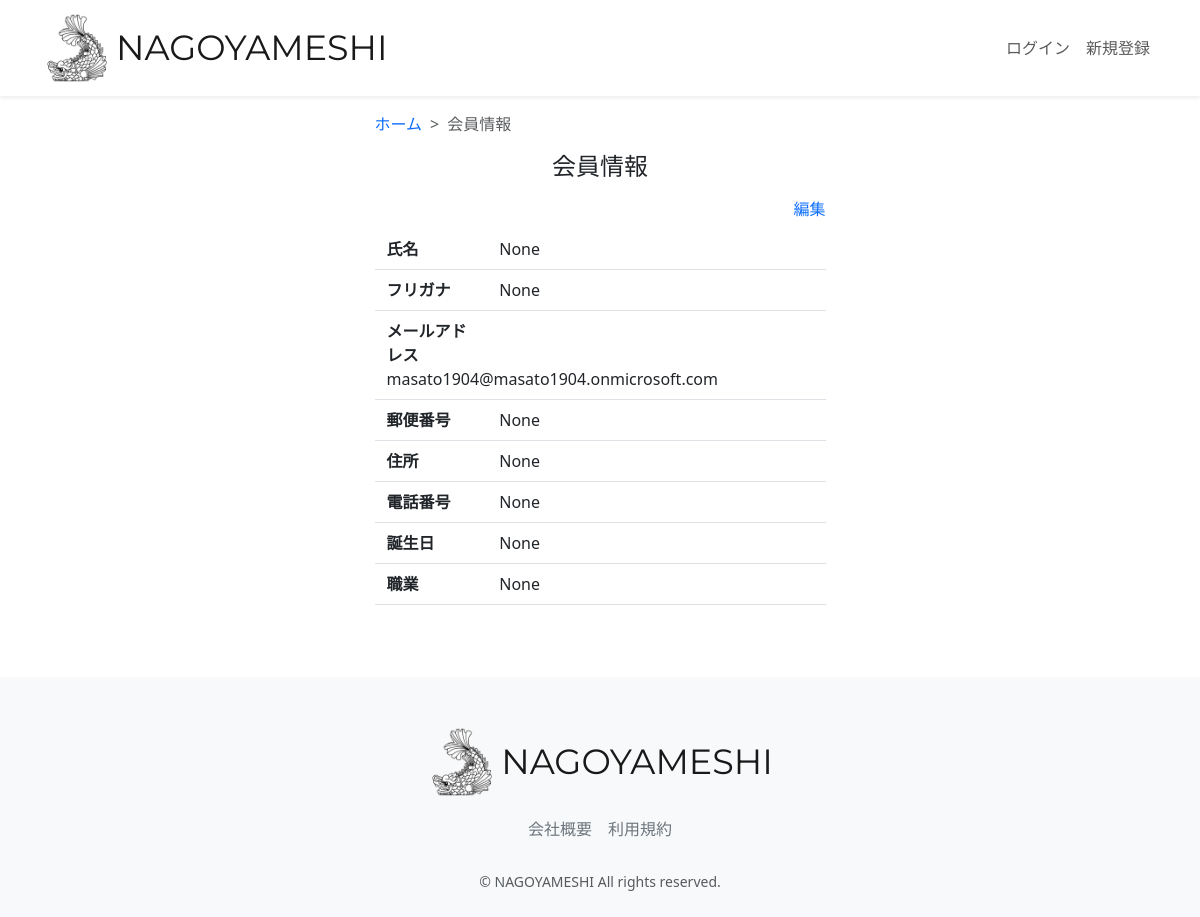
Before: /accounts/user-detail/1/ with the older database file.
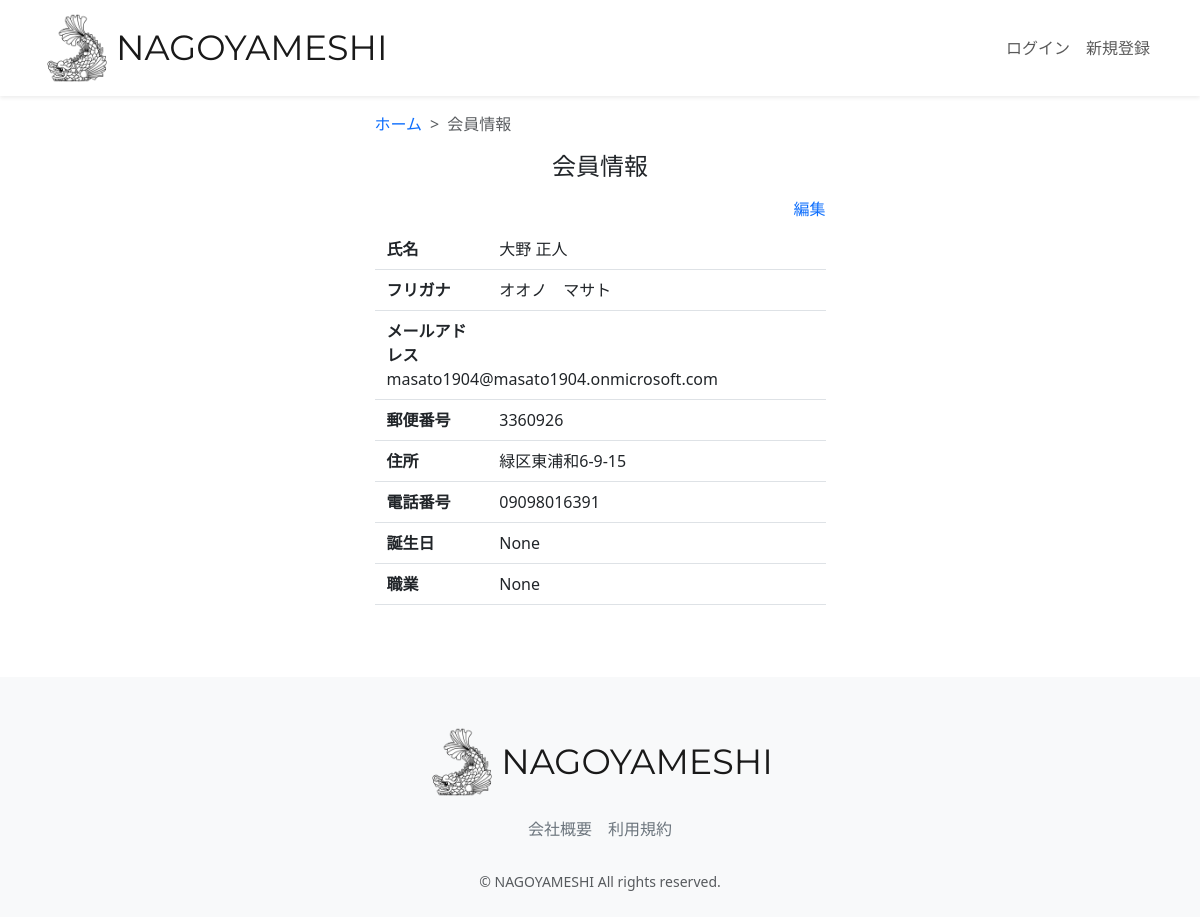
After: the same page with the newer database file.
### accounts/models.py (models this page shows, shortened)
class CustomUser(AbstractUser):
    user_name = models.CharField(
        max_length=128, null=True, blank=True, verbose_name="ユーザー名前"
    )
    hurigana = models.CharField(
        max_length=128, null=True, blank=True, verbose_name="フリガナ"
    )
    zip_code = models.CharField(
        max_length=16, null=True, blank=True, verbose_name="郵便番号"
    )
    address = models.CharField(
        max_length=255, null=True, blank=True, verbose_name="住所"
    )
    phone_number = models.CharField(
        max_length=20, null=True, blank=True, verbose_name="電話番号"
    )
    birthday = models.CharField(
        max_length=20, null=True, blank=True, verbose_name="誕生日"
    )
    job = models.CharField(max_length=255, null=True, blank=True, verbose_name="職業")
    subscription = models.BooleanField(default=False, verbose_name="有料会員")
    class Meta:
        verbose_name = '会員一覧'
        verbose_name_plural = "会員一覧"

### accounts/views.py (the view)
# urls.py: path("user-detail/<int:pk>/", views.UserDetailView.as_view(), name="user_detail"),
class UserDetailView(generic.DetailView):
    model = models.CustomUser
    template_name = "user/user_detail.html"

### accounts/templates/user/user_detail.html (shortened to what this page needs)
{% extends "layout/base.html" %}
{% load static %}
{% block content %}
<main>
  <div class="container nagoyameshi-container pb-5">
    <div class="row justify-content-center">
      <div class="col-xl-5 col-lg-6 col-md-8">
        <nav class="my-3" style="--bs-breadcrumb-divider: '>';"aria-label="breadcrumb">
          <ol class="breadcrumb mb-0">
            <li class="breadcrumb-item"><a href="{% url 'top_page' %}">ホーム</a></li>
            <li class="breadcrumb-item active" aria-current="page">会員情報</li>
          </ol>
        </nav>
        <h1 class="mb-3 text-center">会員情報</h1>
        <div class="d-flex justify-content-end align-items-end mb-3">
          <div><a href="{% url 'user_update' object.id %}">編集</a>
          </div>
        </div>
        <div class="container mb-4">
          <div class="row pb-2 mb-2 border-bottom">
            <div class="col-3">
              <span class="fw-bold">氏名</span>
            </div>
            <div class="col">
              <span>{{ object.user_name }}</span>
            </div>
          </div>
          <div class="row pb-2 mb-2 border-bottom">
            <div class="col-3">
              <span class="fw-bold">フリガナ</span>
            </div>
            <div class="col">
              <span>{{ object.hurigana }}</span>
            </div>
          </div>
          <div class="row pb-2 mb-2 border-bottom">
            <div class="col-3">
              <span class="fw-bold">メールアドレス</span>
            </div>
            <div class="col">
              <span>{{ object.email }}</span>
            </div>
          </div>
          <div class="row pb-2 mb-2 border-bottom">
            <div class="col-3">
              <span class="fw-bold">郵便番号</span>
            </div>
            <div class="col">
              <span>{{ object.zip_code }}</span>
            </div>
          </div>
          <div class="row pb-2 mb-2 border-bottom">
            <div class="col-3">
              <span class="fw-bold">住所</span>
            </div>
            <div class="col">
              <span>{{ object.address }}</span>
            </div>
          </div>
          <div class="row pb-2 mb-2 border-bottom">
            <div class="col-3">
              <span class="fw-bold">電話番号</span>
            </div>
            <div class="col">
              <span>{{ object.phone_number }}</span>
            </div>
          </div>
          <div class="row pb-2 mb-2 border-bottom">
            <div class="col-3">
              <span class="fw-bold">誕生日</span>
            </div>
            <div class="col">
              <span> {{ object.birthday }} </span>
            </div>
          </div>
          <div class="row pb-2 mb-2 border-bottom">
            <div class="col-3">
              <span class="fw-bold">職業</span>
            </div>
            <div class="col">
              <span>{{ object.job }} </span>
            </div>
          </div>
        </div>
      </div>
    </div>
  </div>
</main>
{% endblock %}

### restaurant/templates/layout/base.html (shortened to what this page needs)
{% load static %}
<!DOCTYPE html>
<html lang="ja">
  <head>
    <link href="https://cdn.jsdelivr.net/npm/bootstrap@5.3.3/dist/css/bootstrap.min.css" rel="stylesheet">
    <link href="{% static 'css/nagoyameshi.css' %}" rel="stylesheet">
  </head>
  <body>
    <div id="app" class="wrapper">
      <nav class="navbar navbar-expand-md navbar-light bg-white shadow-sm">
        <div class="container nagoyameshi-container">
          <a class="navbar-brand app-name" href="{% url 'top_page' %}">
            <div class="d-flex align-items-center">
              <img class="nagoyameshi-logo me-1" src="{% static 'images/logo/logo.png' %}" alt="nagoyameshi">
              NAGOYAMESHI
            </div>
          </a>
          <div class="collapse navbar-collapse" id="navbarSupportedContent">
            <ul class="navbar-nav ms-auto">
              {% if user.is_subscribed %}
              <li class="nav-item dropdown">
                <a id="navbarDropdown" class="nav-link dropdown-toggle" href="#" role="button" data-bs-toggle="dropdown" aria-haspopup="true" aria-expanded="false" v-pre>
                  {{ user.user_name }}
                </a>
                <div class="dropdown-menu dropdown-menu-end" aria-labelledby="navbarDropdown">
                  <a class="dropdown-item" href="{% url 'user_detail' user.id %}">会員情報</a>
                  <a class="dropdown-item" href="{% url 'reservation_list' %}">予約一覧</a>
                  <a class="dropdown-item" href="{% url 'favorite_list' %}">お気に入り一覧</a>
                  <a class="dropdown-item" href="{% url 'subscription_payment' %}">お支払い方法</a>
                  <a class="dropdown-item" href="{% url 'subscription_cancel' %}">有料プラン解約</a>
                  <a class="dropdown-item" href="{% url 'management_user' %}">テスト管理画面</a>
                  <div class="dropdown-divider">
                  </div>
                  <a class="dropdown-item" href="{% url 'account_logout' %}">ログアウト</a>
                </div>
              </li>
              {% else %}{% if user.is_authenticated %}
              <li class="nav-item dropdown">
                <a id="navbarDropdown" class="nav-link dropdown-toggle" href="#" role="button" data-bs-toggle="dropdown" aria-haspopup="true" aria-expanded="false" v-pre>
                  {{ user.user_name }}
                </a>
                <div class="dropdown-menu dropdown-menu-end" aria-labelledby="navbarDropdown">
                  <a class="dropdown-item" href="{% url 'user_detail' user.id %}">会員情報</a>
                  <a class="dropdown-item" href="{% url 'subscription_register' %}">有料プラン登録</a>
                  <div class="dropdown-divider">
                  </div>
                  <a class="dropdown-item" href="{% url 'account_logout' %}">ログアウト</a>
                </div>
              </li>
              {% else %}
              <li class="nav-item">
                <a class="nav-link" href="{% url 'account_login' %}">ログイン</a>
              </li>
              <li class="nav-item">
                <a class="nav-link" href="{% url 'account_signup' %}">新規登録</a>
              </li>
              {% endif %}
              {% endif %}
            </ul>
          </div>
        </div>
      </nav>
      {% block content %}{% endblock %}
      <footer class="bg-light">
        <div class="d-flex justify-content-center footer-logo">
          <a class="navbar-brand app-name" href="{% url 'top_page' %}">
            <div class="d-flex align-items-center">
              <img class="nagoyameshi-logo me-1" src="{% static 'images/logo/logo.png' %}" alt="nagoyameshi">
              NAGOYAMESHI
            </div>
          </a>
        </div>
        <div class="d-flex justify-content-center footer-link">
          <a href="{% url 'company_page' %}" class="link-secondary me-3">会社概要</a>
          <a href="{% url 'terms_page' %}" class="link-secondary">利用規約</a>
        </div>
        <p class="text-center text-muted small mb-0">&copy; NAGOYAMESHI All rights reserved.</p>
      </footer>
    </div>
  </body>
</html>

### static/css/nagoyameshi.css (style rules this page uses)
.wrapper { min-height: 100vh; position: relative; padding-bottom: 240px; box-sizing: border-box; }
.nagoyameshi-logo { height: 70px; }
.app-name { font-family: "Montserrat", sans-serif; font-optical-sizing: auto; font-weight: weight; font-style: normal; font-size: 35px; color: #191919; }
footer { width: 100%; height: 240px; position: absolute; bottom: 0; padding: 50px 15px; }
.footer-logo { margin-bottom: 20px; }
.footer-link { margin-bottom: 30px; }
h1 { font-size: 1.5rem; }
a { text-decoration: none !important; }

Changed rows visible on the page:
changed CustomUser "masato1904@masato1904.onmicrosoft.com": user_name "None" → "大野 正人"; hurigana "None" → "オオノ マサト"; zip_code "None" → "3360926"; address "None" → "緑区東浦和6-9-15"; phone_number "None" → "09098016391"
